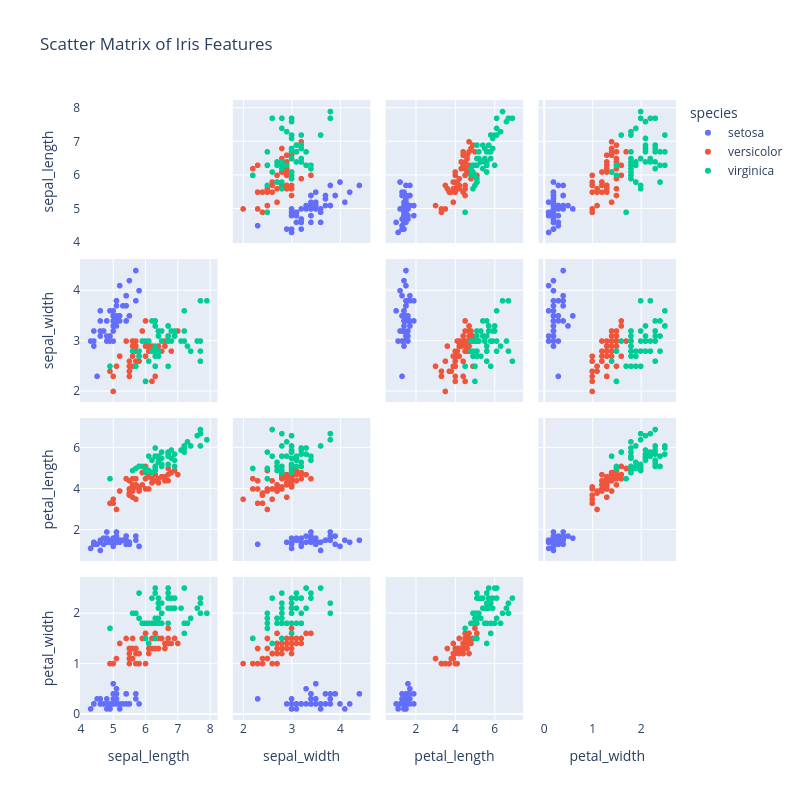

Notebook source saved alongside this figure:
### Code cell
# Scatter matrix to see all pairwise relationships
fig = px.scatter_matrix(
    iris,
    dimensions=['sepal_length', 'sepal_width', 'petal_length', 'petal_width'],
    color='species',
    title='Scatter Matrix of Iris Features',
    height=800,
    width=800
)
fig.update_traces(diagonal_visible=False)
fig.show()

### Figure 1 — Plotly figure (JSON) as saved in the notebook; plotly's stock layout.template omitted (floating-point values rounded to 4 significant figures)
{"data": [{"diagonal": {"visible": false}, "dimensions": [{"axis": {"matches": true}, "label": "sepal_length", "values": [5.1, 4.9, 4.7, 4.6, 5.0, 5.4, 4.6, 5.0, 4.4, 4.9, 5.4, 4.8, 4.8, 4.3, 5.8, 5.7, 5.4, 5.1, 5.7, 5.1, 5.4, 5.1, 4.6, 5.1, 4.8, 5.0, 5.0, 5.2, 5.2, 4.7, 4.8, 5.4, 5.2, 5.5, 4.9, 5.0, 5.5, 4.9, 4.4, 5.1, 5.0, 4.5, 4.4, 5.0, 5.1, 4.8, 5.1, 4.6, 5.3, 5.0]}, {"axis": {"matches": true}, "label": "sepal_width", "values": [3.5, 3.0, 3.2, 3.1, 3.6, 3.9, 3.4, 3.4, 2.9, 3.1, 3.7, 3.4, 3.0, 3.0, 4.0, 4.4, 3.9, 3.5, 3.8, 3.8, 3.4, 3.7, 3.6, 3.3, 3.4, 3.0, 3.4, 3.5, 3.4, 3.2, 3.1, 3.4, 4.1, 4.2, 3.1, 3.2, 3.5, 3.6, 3.0, 3.4, 3.5, 2.3, 3.2, 3.5, 3.8, 3.0, 3.8, 3.2, 3.7, 3.3]}, {"axis": {"matches": true}, "label": "petal_length", "values": [1.4, 1.4, 1.3, 1.5, 1.4, 1.7, 1.4, 1.5, 1.4, 1.5, 1.5, 1.6, 1.4, 1.1, 1.2, 1.5, 1.3, 1.4, 1.7, 1.5, 1.7, 1.5, 1.0, 1.7, 1.9, 1.6, 1.6, 1.5, 1.4, 1.6, 1.6, 1.5, 1.5, 1.4, 1.5, 1.2, 1.3, 1.4, 1.3, 1.5, 1.3, 1.3, 1.3, 1.6, 1.9, 1.4, 1.6, 1.4, 1.5, 1.4]}, {"axis": {"matches": true}, "label": "petal_width", "values": [0.2, 0.2, 0.2, 0.2, 0.2, 0.4, 0.3, 0.2, 0.2, 0.1, 0.2, 0.2, 0.1, 0.1, 0.2, 0.4, 0.4, 0.3, 0.3, 0.3, 0.2, 0.4, 0.2, 0.5, 0.2, 0.2, 0.4, 0.2, 0.2, 0.2, 0.2, 0.4, 0.1, 0.2, 0.2, 0.2, 0.2, 0.1, 0.2, 0.2, 0.3, 0.3, 0.2, 0.6, 0.4, 0.3, 0.2, 0.2, 0.2, 0.2]}], "hovertemplate": "species=setosa<br>%{xaxis.title.text}=%{x}<br>%{yaxis.title.text}=%{y}<extra></extra>", "legendgroup": "setosa", "marker": {"color": "#636efa", "symbol": "circle"}, "name": "setosa", "showlegend": true, "type": "splom"}, {"diagonal": {"visible": false}, "dimensions": [{"axis": {"matches": true}, "label": "sepal_length", "values": [7.0, 6.4, 6.9, 5.5, 6.5, 5.7, 6.3, 4.9, 6.6, 5.2, 5.0, 5.9, 6.0, 6.1, 5.6, 6.7, 5.6, 5.8, 6.2, 5.6, 5.9, 6.1, 6.3, 6.1, 6.4, 6.6, 6.8, 6.7, 6.0, 5.7, 5.5, 5.5, 5.8, 6.0, 5.4, 6.0, 6.7, 6.3, 5.6, 5.5, 5.5, 6.1, 5.8, 5.0, 5.6, 5.7, 5.7, 6.2, 5.1, 5.7]}, {"axis": {"matches": true}, "label": "sepal_width", "values": [3.2, 3.2, 3.1, 2.3, 2.8, 2.8, 3.3, 2.4, 2.9, 2.7, 2.0, 3.0, 2.2, 2.9, 2.9, 3.1, 3.0, 2.7, 2.2, 2.5, 3.2, 2.8, 2.5, 2.8, 2.9, 3.0, 2.8, 3.0, 2.9, 2.6, 2.4, 2.4, 2.7, 2.7, 3.0, 3.4, 3.1, 2.3, 3.0, 2.5, 2.6, 3.0, 2.6, 2.3, 2.7, 3.0, 2.9, 2.9, 2.5, 2.8]}, {"axis": {"matches": true}, "label": "petal_length", "values": [4.7, 4.5, 4.9, 4.0, 4.6, 4.5, 4.7, 3.3, 4.6, 3.9, 3.5, 4.2, 4.0, 4.7, 3.6, 4.4, 4.5, 4.1, 4.5, 3.9, 4.8, 4.0, 4.9, 4.7, 4.3, 4.4, 4.8, 5.0, 4.5, 3.5, 3.8, 3.7, 3.9, 5.1, 4.5, 4.5, 4.7, 4.4, 4.1, 4.0, 4.4, 4.6, 4.0, 3.3, 4.2, 4.2, 4.2, 4.3, 3.0, 4.1]}, {"axis": {"matches": true}, "label": "petal_width", "values": [1.4, 1.5, 1.5, 1.3, 1.5, 1.3, 1.6, 1.0, 1.3, 1.4, 1.0, 1.5, 1.0, 1.4, 1.3, 1.4, 1.5, 1.0, 1.5, 1.1, 1.8, 1.3, 1.5, 1.2, 1.3, 1.4, 1.4, 1.7, 1.5, 1.0, 1.1, 1.0, 1.2, 1.6, 1.5, 1.6, 1.5, 1.3, 1.3, 1.3, 1.2, 1.4, 1.2, 1.0, 1.3, 1.2, 1.3, 1.3, 1.1, 1.3]}], "hovertemplate": "species=versicolor<br>%{xaxis.title.text}=%{x}<br>%{yaxis.title.text}=%{y}<extra></extra>", "legendgroup": "versicolor", "marker": {"color": "#EF553B", "symbol": "circle"}, "name": "versicolor", "showlegend": true, "type": "splom"}, {"diagonal": {"visible": false}, "dimensions": [{"axis": {"matches": true}, "label": "sepal_length", "values": [6.3, 5.8, 7.1, 6.3, 6.5, 7.6, 4.9, 7.3, 6.7, 7.2, 6.5, 6.4, 6.8, 5.7, 5.8, 6.4, 6.5, 7.7, 7.7, 6.0, 6.9, 5.6, 7.7, 6.3, 6.7, 7.2, 6.2, 6.1, 6.4, 7.2, 7.4, 7.9, 6.4, 6.3, 6.1, 7.7, 6.3, 6.4, 6.0, 6.9, 6.7, 6.9, 5.8, 6.8, 6.7, 6.7, 6.3, 6.5, 6.2, 5.9]}, {"axis": {"matches": true}, "label": "sepal_width", "values": [3.3, 2.7, 3.0, 2.9, 3.0, 3.0, 2.5, 2.9, 2.5, 3.6, 3.2, 2.7, 3.0, 2.5, 2.8, 3.2, 3.0, 3.8, 2.6, 2.2, 3.2, 2.8, 2.8, 2.7, 3.3, 3.2, 2.8, 3.0, 2.8, 3.0, 2.8, 3.8, 2.8, 2.8, 2.6, 3.0, 3.4, 3.1, 3.0, 3.1, 3.1, 3.1, 2.7, 3.2, 3.3, 3.0, 2.5, 3.0, 3.4, 3.0]}, {"axis": {"matches": true}, "label": "petal_length", "values": [6.0, 5.1, 5.9, 5.6, 5.8, 6.6, 4.5, 6.3, 5.8, 6.1, 5.1, 5.3, 5.5, 5.0, 5.1, 5.3, 5.5, 6.7, 6.9, 5.0, 5.7, 4.9, 6.7, 4.9, 5.7, 6.0, 4.8, 4.9, 5.6, 5.8, 6.1, 6.4, 5.6, 5.1, 5.6, 6.1, 5.6, 5.5, 4.8, 5.4, 5.6, 5.1, 5.1, 5.9, 5.7, 5.2, 5.0, 5.2, 5.4, 5.1]}, {"axis": {"matches": true}, "label": "petal_width", "values": [2.5, 1.9, 2.1, 1.8, 2.2, 2.1, 1.7, 1.8, 1.8, 2.5, 2.0, 1.9, 2.1, 2.0, 2.4, 2.3, 1.8, 2.2, 2.3, 1.5, 2.3, 2.0, 2.0, 1.8, 2.1, 1.8, 1.8, 1.8, 2.1, 1.6, 1.9, 2.0, 2.2, 1.5, 1.4, 2.3, 2.4, 1.8, 1.8, 2.1, 2.4, 2.3, 1.9, 2.3, 2.5, 2.3, 1.9, 2.0, 2.3, 1.8]}], "hovertemplate": "species=virginica<br>%{xaxis.title.text}=%{x}<br>%{yaxis.title.text}=%{y}<extra></extra>", "legendgroup": "virginica", "marker": {"color": "#00cc96", "symbol": "circle"}, "name": "virginica", "showlegend": true, "type": "splom"}], "layout": {"dragmode": "select", "height": 800, "legend": {"title": {"text": "species"}, "tracegroupgap": 0}, "title": {"text": "Scatter Matrix of Iris Features"}, "width": 800}}
